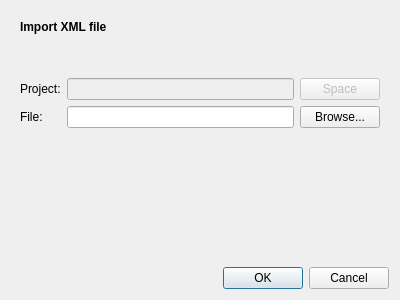
<?xml version="1.0" encoding="UTF-8"?>
<ui version="4.0">
 <class>ImportFileDialog</class>
 <widget class="QDialog" name="ImportFileDialog">
  <property name="geometry">
   <rect>
    <x>0</x>
    <y>0</y>
    <width>400</width>
    <height>300</height>
   </rect>
  </property>
  <property name="windowTitle">
   <string>Dialog</string>
  </property>
  <property name="modal">
   <bool>true</bool>
  </property>
  <layout class="QVBoxLayout" name="verticalLayout">
   <item>
    <widget class="QWidget" name="MainWidget" native="true">
     <property name="enabled">
      <bool>true</bool>
     </property>
     <layout class="QVBoxLayout" name="verticalLayout_2">
      <item>
       <widget class="QLabel" name="Headline">
        <property name="font">
         <font>
          <weight>75</weight>
          <bold>true</bold>
         </font>
        </property>
        <property name="text">
         <string>Import XML file</string>
        </property>
       </widget>
      </item>
      <item>
       <widget class="QWidget" name="ChangingInformationSection" native="true">
        <layout class="QHBoxLayout" name="horizontalLayout_2">
         <item>
          <widget class="QLabel" name="Icon">
           <property name="enabled">
            <bool>true</bool>
           </property>
           <property name="sizePolicy">
            <sizepolicy hsizetype="Fixed" vsizetype="Preferred">
             <horstretch>0</horstretch>
             <verstretch>0</verstretch>
            </sizepolicy>
           </property>
           <property name="pixmap">
            <pixmap resource="style.qrc">:/qss_icons/rc/ErrorIcon.png</pixmap>
           </property>
           <property name="scaledContents">
            <bool>true</bool>
           </property>
          </widget>
         </item>
         <item>
          <widget class="QLabel" name="Information">
           <property name="text">
            <string/>
           </property>
          </widget>
         </item>
        </layout>
       </widget>
      </item>
      <item>
       <layout class="QHBoxLayout" name="horizontalLayout">
        <item>
         <layout class="QVBoxLayout" name="Labels">
          <item>
           <widget class="QLabel" name="ProjectLabel">
            <property name="sizePolicy">
             <sizepolicy hsizetype="Preferred" vsizetype="Preferred">
              <horstretch>0</horstretch>
              <verstretch>0</verstretch>
             </sizepolicy>
            </property>
            <property name="text">
             <string>Project:</string>
            </property>
           </widget>
          </item>
          <item>
           <widget class="QLabel" name="FileNameLabel">
            <property name="sizePolicy">
             <sizepolicy hsizetype="Preferred" vsizetype="Preferred">
              <horstretch>0</horstretch>
              <verstretch>0</verstretch>
             </sizepolicy>
            </property>
            <property name="text">
             <string>File:</string>
            </property>
           </widget>
          </item>
         </layout>
        </item>
        <item>
         <layout class="QVBoxLayout" name="Entries">
          <item>
           <widget class="QLineEdit" name="ProjectEntry">
            <property name="enabled">
             <bool>false</bool>
            </property>
            <property name="sizePolicy">
             <sizepolicy hsizetype="Expanding" vsizetype="Fixed">
              <horstretch>0</horstretch>
              <verstretch>0</verstretch>
             </sizepolicy>
            </property>
           </widget>
          </item>
          <item>
           <widget class="QLineEdit" name="FileNameEntry">
            <property name="enabled">
             <bool>true</bool>
            </property>
            <property name="sizePolicy">
             <sizepolicy hsizetype="Expanding" vsizetype="Fixed">
              <horstretch>0</horstretch>
              <verstretch>0</verstretch>
             </sizepolicy>
            </property>
            <property name="text">
             <string/>
            </property>
           </widget>
          </item>
         </layout>
        </item>
        <item>
         <layout class="QVBoxLayout" name="Buttons">
          <item>
           <widget class="QPushButton" name="SpacingButton">
            <property name="enabled">
             <bool>false</bool>
            </property>
            <property name="text">
             <string>Space</string>
            </property>
           </widget>
          </item>
          <item>
           <widget class="QPushButton" name="BrowseButton">
            <property name="text">
             <string>Browse...</string>
            </property>
           </widget>
          </item>
         </layout>
        </item>
       </layout>
      </item>
      <item>
       <spacer name="verticalSpacer">
        <property name="orientation">
         <enum>Qt::Vertical</enum>
        </property>
        <property name="sizeHint" stdset="0">
         <size>
          <width>20</width>
          <height>40</height>
         </size>
        </property>
       </spacer>
      </item>
     </layout>
    </widget>
   </item>
   <item>
    <widget class="QDialogButtonBox" name="buttonBox">
     <property name="orientation">
      <enum>Qt::Horizontal</enum>
     </property>
     <property name="standardButtons">
      <set>QDialogButtonBox::Cancel|QDialogButtonBox::Ok</set>
     </property>
    </widget>
   </item>
  </layout>
 </widget>
 <resources>
  <include location="style.qrc"/>
 </resources>
 <connections>
  <connection>
   <sender>buttonBox</sender>
   <signal>accepted()</signal>
   <receiver>ImportFileDialog</receiver>
   <slot>accept()</slot>
   <hints>
    <hint type="sourcelabel">
     <x>248</x>
     <y>254</y>
    </hint>
    <hint type="destinationlabel">
     <x>157</x>
     <y>274</y>
    </hint>
   </hints>
  </connection>
  <connection>
   <sender>buttonBox</sender>
   <signal>rejected()</signal>
   <receiver>ImportFileDialog</receiver>
   <slot>reject()</slot>
   <hints>
    <hint type="sourcelabel">
     <x>316</x>
     <y>260</y>
    </hint>
    <hint type="destinationlabel">
     <x>286</x>
     <y>274</y>
    </hint>
   </hints>
  </connection>
 </connections>
</ui>
